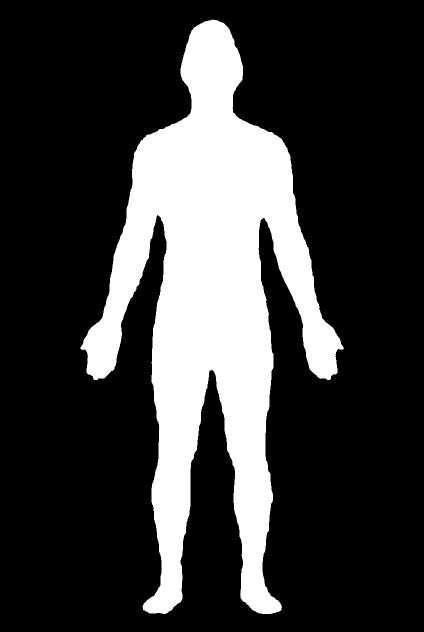
#> input picture tool/body_atlas/mask_male_front.png, 848 x 1264 px (shown at 1/2 size); its folder holds 4 pictures in this run
$ python lm.py
#> lines starting #> are read from the running program, lines starting #| are printed output that depends on the picture; after the words box and inside, x2 and y2 are one past the last pixel; in counts of white or black regions, pixels touching at a corner belong together
"""Anatomical landmarks for each figure image, in image pixels.

Naming: sided landmarks end in _R / _L = the SUBJECT's right / left.
  front view: subject right is on the IMAGE LEFT.  back view: subject right is on the IMAGE RIGHT.
Derived from MediaPipe pose/hand/face (mp2.json), the body mask, and fixed body proportions
(checked visually). Override any landmark in manual.json {image: {name: [x, y]}}.
"""
import json, os
import numpy as np
from PIL import Image

HERE = os.path.dirname(os.path.abspath(__file__))
MP = json.load(open(os.path.join(HERE, 'mp2.json')))
#> (reads tool/body_atlas/mp2.json from the repository)
MANUAL = json.load(open(os.path.join(HERE, 'manual.json'))) if os.path.exists(os.path.join(HERE, 'manual.json')) else {}

A = np.array


def _mask(name):
#> called with name = 'male_front'
    return np.asarray(Image.open(os.path.join(HERE, f'mask_{name}.png'))) > 127
#> returned value: shape (1264, 848) bool; 23.3% white; 1 white region, box (x1, y1, x2, y2) and area: (161, 39, 688, 1228) 249479


def _edge(mask, p, d, maxlen=200):
    """walk from p along unit dir d until leaving the mask; return last inside point"""
    p = A(p, float); d = A(d, float); d /= np.linalg.norm(d)
    last = p.copy()
    for i in range(1, maxlen):
        q = p + d * i
        x, y = int(round(q[0])), int(round(q[1]))
        if y < 0 or y >= mask.shape[0] or x < 0 or x >= mask.shape[1] or not mask[y, x]:
            break
        last = q
    return last


def _perp_edges(mask, p, a, b):
    """edges of the limb through p perpendicular to segment a->b: returns (edge toward image-left, toward image-right)"""
    v = A(b, float) - A(a, float); v /= np.linalg.norm(v)
    n = A([-v[1], v[0]])
    e1, e2 = _edge(mask, p, n), _edge(mask, p, -n)
    return (e1, e2) if e1[0] < e2[0] else (e2, e1)


def build(name):
    view = 'front' if name.endswith('front') else 'back'
    d = MP[name]; P = {k: A(v, float) for k, v in d['pose'].items()}
    mask = _mask(name)
    L = {}
    # image-left / image-right pose joints regardless of mediapipe's labelling
    def pair(j):
        a, b = P['l_' + j], P['r_' + j]
        il, ir = (a, b) if a[0] < b[0] else (b, a)
        # front: image-left = subject R ; back: image-left = subject L
        return (il, ir) if view == 'front' else (ir, il)
    for j in ['shoulder', 'elbow', 'wrist', 'hip', 'knee', 'ankle', 'heel', 'foot', 'ear', 'eye']:
        R, Lf = pair(j)
        L[j + '_R'], L[j + '_L'] = R, Lf
    sh_mid = (L['shoulder_R'] + L['shoulder_L']) / 2
    hip_mid = (L['hip_R'] + L['hip_L']) / 2
    mx = (sh_mid[0] + hip_mid[0]) / 2
    Ys, Yh = sh_mid[1], hip_mid[1]; D = Yh - Ys
    SW = abs(L['shoulder_R'][0] - L['shoulder_L'][0])
    L['mid_x'] = A([mx, 0.0])
    def m(fr):  # midline point at fraction of shoulder->hip
        return A([mx, Ys + fr * D])
    def side_x(s, off):  # x offset toward subject side s
        sign = (-1 if s == 'R' else 1) * (1 if view == 'front' else -1)
        return sign * off
    # vertex = topmost mask pixel near midline
    ys = np.where(mask[:, int(mx) - 15:int(mx) + 15].any(axis=1))[0]
#> ys = 768 values from 39 to 806
    L['vertex'] = A([mx, float(ys.min())])
    # acromion: lateral mask edge slightly above shoulder joint
    for s in 'RL':
        p = L['shoulder_' + s] + A([0, -0.06 * D])
        out = A([side_x(s, 1), 0.0])
        L['acromion_' + s] = _edge(mask, p, out) - out * 4
#> this loop made 2 passes
#> after the loop, L = 24 items
    # arm edges (elbow / wrist), image-outer = lateral in anatomical position
    for s in 'RL':
        sh, el, wr = L['shoulder_' + s], L['elbow_' + s], L['wrist_' + s]
        el_l, el_r = _perp_edges(mask, el, sh, el)
        wr_l, wr_r = _perp_edges(mask, wr, el, wr - (wr - el) * 0.0)
        outer_is_left = side_x(s, 1) < 0
        L['elbow_lat_' + s], L['elbow_med_' + s] = (el_l, el_r) if outer_is_left else (el_r, el_l)
        L['wrist_lat_' + s], L['wrist_med_' + s] = (wr_l, wr_r) if outer_is_left else (wr_r, wr_l)
        # anatomical names (palms forward): lateral = radial(thumb), medial = ulnar(little finger)
        L['wrist_rad_' + s], L['wrist_uln_' + s] = L['wrist_lat_' + s], L['wrist_med_' + s]
        # axillary fold: where arm separates from trunk (scan down inner arm edge)
        inner = A([-side_x(s, 1), 0.0])
        best = None
        for t in np.linspace(0.05, 0.6, 60):
            q = sh + (el - sh) * t
            lim = int(0.22 * SW)
            e = _edge(mask, q, inner, lim)
            if np.linalg.norm(e - q) < lim - 3:
                best = e; break
        L['axilla_' + s] = best if best is not None else sh + (el - sh) * 0.25
#> this loop made 2 passes
#> (sh, el, el_l, el_r) on passes 1 to 2: ([313, 299.7], [277.5, 479.3], [241.2, 472.1], [299, 483.6]), ([544.4, 306.8], [578.5, 481.4], [547.1, 487.6], [606.9, 475.9])
#> after the loop, L = 38 items
    # legs
    for s in 'RL':
        hp, kn, an = L['hip_' + s], L['knee_' + s], L['ankle_' + s]
        k_l, k_r = _perp_edges(mask, kn, hp, kn)
        a_l, a_r = _perp_edges(mask, an + A([0, -0.01 * D]), kn, an)
        outer_is_left = side_x(s, 1) < 0
        L['knee_lat_' + s], L['knee_med_' + s] = (k_l, k_r) if outer_is_left else (k_r, k_l)
        L['malleolus_lat_' + s], L['malleolus_med_' + s] = (a_l, a_r) if outer_is_left else (a_r, a_l)
        g_l, g_r = _perp_edges(mask, hp + A([0, 0.05 * D]), hp, kn)
        L['trochanter_' + s] = g_l if outer_is_left else g_r
#> this loop made 2 passes
#> (hp, kn, an, k_l) on passes 1 to 2: ([361.9, 635.4], [356, 900.3], [345, 1141.4], [317, 899.5]), ([493.7, 636.2], [501.4, 896.1], [502.8, 1143.6], [454.4, 897.4])
#> after the loop, L = 48 items
    # hands: assign by nearest wrist
    for h in d['hands']:
        w = A(h['wrist'])
        s = 'R' if np.linalg.norm(w - L['wrist_R']) < np.linalg.norm(w - L['wrist_L']) else 'L'
        for k, v in h.items():
            L[f'hand_{k}_{s}'] = A(v)
#> this loop made 2 passes
#> s on passes 1 to 2: 'L', 'R'
#> after the loop, L = 90 items
    # trunk & spine by proportion of shoulder(Ys)->hip(Yh) distance D (fitted on male images)
    if view == 'front':
        L['sternal_notch'] = m(-0.11)
        L['xiphoid'] = m(0.39)
        L['navel'] = m(0.70)
        L['pubis'] = m(0.89)
        pass
        for s in 'RL':
            L['nipple_' + s] = A([mx + side_x(s, 0.316 * SW), Ys + 0.24 * D])
            L['clavicle_mid_' + s] = A([mx + side_x(s, 0.316 * SW), Ys - 0.07 * D])
            L['asis_' + s] = A([mx + side_x(s, 0.26 * SW), Ys + 0.86 * D])
            L['coracoid_' + s] = A([mx + side_x(s, 0.43 * SW), Ys - 0.02 * D])
#> after the loop, L = 102 items
    else:
        L['c7'] = m(-0.156)
        lv = {'T3': 0.0, 'T7': 0.25, 'L4': 0.75}
        # interpolate vertebrae: C7 -> T3 -> T7 -> L4 linear between anchors, L4->S hiatus
        names = ['C7'] + [f'T{i}' for i in range(1, 13)] + [f'L{i}' for i in range(1, 6)]
        anchors = {'C7': -0.156, 'T3': 0.0, 'T7': 0.25, 'L4': 0.75}
        idx = {n: i for i, n in enumerate(names)}
        keys = sorted(anchors, key=lambda n: idx[n])
        for n in names:
            i = idx[n]
            for a, b in zip(keys, keys[1:]):
                if idx[a] <= i <= idx[b]:
                    fr = anchors[a] + (anchors[b] - anchors[a]) * (i - idx[a]) / (idx[b] - idx[a])
            if i > idx['L4']:
                fr = 0.75 + 0.075 * (i - idx['L4'])
            L['spine_' + n] = m(fr)
        # sacral foramina levels S1..S4 and sacral hiatus / coccyx
        for i in range(1, 5):
            L[f'spine_S{i}'] = m(0.825 + 0.045 * i)
        L['sacral_hiatus'] = m(1.03)
        L['coccyx'] = m(1.08)
        for s in 'RL':
            L['scap_med_' + s] = A([mx + side_x(s, 0.19 * SW), Ys + 0.05 * D])  # medial border at T4/5 level
            L['scap_inf_' + s] = A([mx + side_x(s, 0.20 * SW), Ys + 0.25 * D])
            L['gluteal_fold_' + s] = A([mx + side_x(s, 0.24 * SW), Ys + 1.28 * D])
            L['popliteal_' + s] = (L['knee_lat_' + s] + L['knee_med_' + s]) / 2
    # head
    if view == 'front' and d['face']:
        F = [A(p) for p in d['face']]
#> F = 478 pairs, first value 372.6 to 474.8, second value 90.08 to 210.5
        fi = lambda i: F[i]
        L['glabella'] = (fi(55) + fi(285)) / 2
        L['forehead'] = fi(10)
        L['nose_tip'] = fi(1)
        L['nose_root'] = fi(168)
        L['philtrum'] = (fi(164) + fi(0)) / 2
        L['lip_lower_groove'] = fi(18)
        L['chin'] = fi(152)
        # mediapipe face: 'right' indices are the subject's right
        sided = {'brow_in': (55, 285), 'brow_mid': (105, 334), 'brow_out': (46, 276),
                 'eye_in': (133, 362), 'eye_out': (33, 263), 'eye_up': (159, 386), 'eye_low': (145, 374),
                 'pupil': (468, 473), 'ala': (129, 358), 'mouth': (61, 291), 'zygoma': (234, 454),
                 'jaw_angle': (172, 397), 'cheek': (50, 280), 'temple': (127, 356)}
        for k, (r, l) in sided.items():
            L[k + '_R'], L[k + '_L'] = fi(r), fi(l)
#> after the loop, L = 137 items
        # anterior hairline: forehead landmark sits close to it; nudge up a little
        L['hairline_front'] = L['forehead'] + (L['forehead'] - L['glabella']) * 0.05
        L['throat'] = L['chin'] + (L['sternal_notch'] - L['chin']) * 0.35  # laryngeal prominence (approx)
    if view == 'back':
        ear_y = (L['ear_R'][1] + L['ear_L'][1]) / 2
        L['occiput'] = A([mx, ear_y - 0.02 * D])
        L['hairline_back'] = A([mx, ear_y + (L['c7'][1] - ear_y) * 0.45])
        for s in 'RL':
            L['mastoid_' + s] = A([L['ear_' + s][0] - side_x(s, 0.02 * SW), ear_y + 0.05 * D])
    L['_D'] = A([D, 0.0]); L['_SW'] = A([SW, 0.0])
    for k, v in MANUAL.get(name, {}).items():
        L[k] = A(v, float)
#> after the loop, L = 141 items
    return L, view


IMAGES = ['male_front', 'male_back', 'female_front', 'female_back']
ALL = {n: build(n) for n in IMAGES}
#> call 2 of _mask, with name = 'male_back'
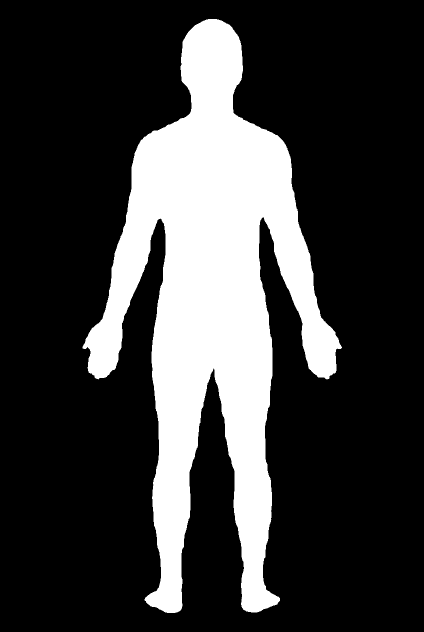
#> input picture tool/body_atlas/mask_male_back.png, 848 x 1264 px (shown at 1/2 size)
#> in _mask (call 2), `return np.asarray(Image.open(os.path.join(HERE, f'mask_{name}.png'))) ..`: returned value: shape (1264, 848) bool; 23.4% white; 1 white region, box (x1, y1, x2, y2) and area: (165, 38, 684, 1226) 250877
#> the loop in build (call 2), `for j in ['shoulder', 'elbow', 'wrist', 'hip', 'knee', 'ankle', 'heel'..` made 10 passes
#> (R, Lf) on passes 1 to 10: ([544.1, 302.7], [311.7, 299.1]), ([579.5, 486.8], [279.7, 489.3]), ([622.9, 641.7], [228.4, 641.2]), ([487.3, 641.5], [375.8, 639.7]), ([497.3, 900.3], [356.7, 908.1]), ([507.1, 1168.1], [343.6, 1176.8]), ([508.8, 1206.8], [352.3, 1219.9]), ([501, 1175.1], [317.3, 1186]), ([464.3, 142.6], [387.9, 137.3]), ([449.9, 129.9], [411.7, 127])
#> the loop in build (call 2), `for s in 'RL':` made 2 passes
#> the loop in build (call 2), `for s in 'RL':` made 2 passes
#> (sh, el, el_l, el_r, wr_l) on passes 1 to 2: ([544.1, 302.7], [579.5, 486.8], [548, 492.8], [608.9, 481.1], [604.6, 646.8]), ([311.7, 299.1], [279.7, 489.3], [238.3, 482.3], [300.4, 492.8], [205.6, 633.5])
#> the loop in build (call 2), `for s in 'RL':` made 2 passes
#> (hp, kn, an, k_l) on passes 1 to 2: ([487.3, 641.5], [497.3, 900.3], [507.1, 1168.1], [456.4, 901.9]), ([375.8, 639.7], [356.7, 908.1], [343.6, 1176.8], [317.8, 905.3])
#> the loop in build (call 2), `for h in d['hands']:` made 2 passes
#> the loop in build (call 2), `for s in 'RL':` made 2 passes
#> call 3 of _mask, with name = 'female_front'
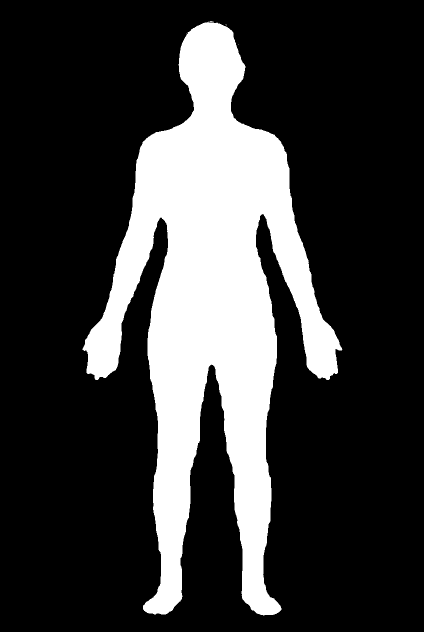
#> input picture tool/body_atlas/mask_female_front.png, 848 x 1264 px (shown at 1/2 size)
#> in _mask (call 3), `return np.asarray(Image.open(os.path.join(HERE, f'mask_{name}.png'))) ..`: returned value: shape (1264, 848) bool; 23.1% white; 7 white regions (6 under 20 px), largest, box (x1, y1, x2, y2) and area: (165, 43, 685, 1231) 247617
#> call 4 of _mask, with name = 'female_back'
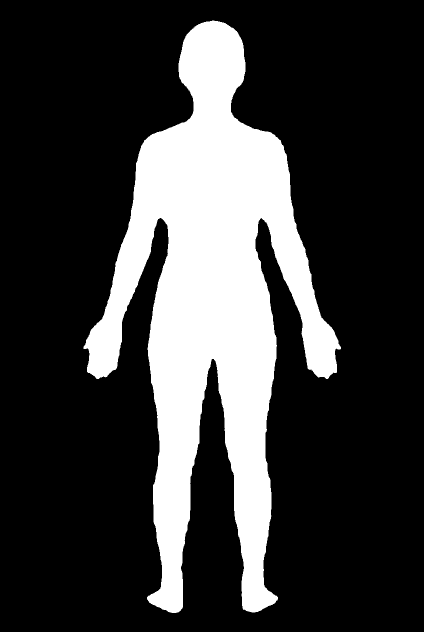
#> input picture tool/body_atlas/mask_female_back.png, 848 x 1264 px (shown at 1/2 size)
#> in _mask (call 4), `return np.asarray(Image.open(os.path.join(HERE, f'mask_{name}.png'))) ..`: returned value: shape (1264, 848) bool; 23.1% white; 1 white region, box (x1, y1, x2, y2) and area: (167, 41, 682, 1226) 247469
